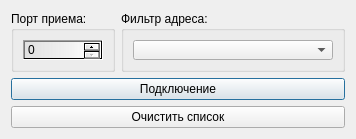
<?xml version="1.0" encoding="UTF-8"?>
<ui version="4.0">
 <class>MainWindow</class>
 <widget class="QDialog" name="MainWindow">
  <property name="geometry">
   <rect>
    <x>0</x>
    <y>0</y>
    <width>331</width>
    <height>129</height>
   </rect>
  </property>
  <property name="windowTitle">
   <string>UDP приемник</string>
  </property>
  <property name="styleSheet">
   <string notr="true"/>
  </property>
  <layout class="QGridLayout" name="gridLayout_2">
   <item row="0" column="0">
    <widget class="QGroupBox" name="portGroupBox">
     <property name="title">
      <string>Порт приема:</string>
     </property>
     <layout class="QVBoxLayout" name="verticalLayout_2">
      <item>
       <widget class="QSpinBox" name="portBox">
        <property name="minimumSize">
         <size>
          <width>0</width>
          <height>20</height>
         </size>
        </property>
        <property name="maximumSize">
         <size>
          <width>16777215</width>
          <height>20</height>
         </size>
        </property>
        <property name="styleSheet">
         <string notr="true">background-color: qlineargradient(spread:pad, x1:0, y1:0, x2:1, y2:0, stop:0 rgba(223, 223, 223, 236), stop:1 rgba(255, 255, 255, 255));</string>
        </property>
        <property name="maximum">
         <number>60000</number>
        </property>
       </widget>
      </item>
     </layout>
    </widget>
   </item>
   <item row="0" column="1">
    <widget class="QGroupBox" name="groupBox">
     <property name="title">
      <string>Фильтр адреса:</string>
     </property>
     <layout class="QGridLayout" name="gridLayout">
      <item row="0" column="0">
       <widget class="QComboBox" name="addressBox">
        <property name="enabled">
         <bool>true</bool>
        </property>
        <property name="minimumSize">
         <size>
          <width>200</width>
          <height>20</height>
         </size>
        </property>
        <property name="maximumSize">
         <size>
          <width>200</width>
          <height>20</height>
         </size>
        </property>
        <property name="styleSheet">
         <string notr="true"/>
        </property>
       </widget>
      </item>
     </layout>
    </widget>
   </item>
   <item row="1" column="0" colspan="2">
    <widget class="QPushButton" name="connectionButton">
     <property name="sizePolicy">
      <sizepolicy hsizetype="Preferred" vsizetype="Preferred">
       <horstretch>0</horstretch>
       <verstretch>0</verstretch>
      </sizepolicy>
     </property>
     <property name="styleSheet">
      <string notr="true"/>
     </property>
     <property name="text">
      <string>Подключение</string>
     </property>
     <property name="checkable">
      <bool>true</bool>
     </property>
    </widget>
   </item>
   <item row="2" column="0" colspan="2">
    <widget class="QPushButton" name="clearAddressList">
     <property name="text">
      <string>Очистить список</string>
     </property>
    </widget>
   </item>
  </layout>
 </widget>
 <resources/>
 <connections/>
</ui>
